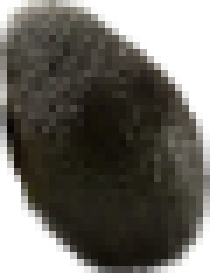
#> input picture computerVision/FridgeDataset/individualItem/Avocado.png, 30 x 39 px (shown 7 times larger); its folder holds only this picture in this run
$ jupyter execute generateFridgePlacement.ipynb   (shell and % lines are left out)
#> lines starting #> are read from the running program, lines starting #| are printed output that depends on the picture
[cell 1]
from PIL import Image
import os
import random

# Set the path to your object images
objects_path = "individualItem"

# Load the object images
object_files = os.listdir(objects_path)
objects = [Image.open(os.path.join(objects_path, f)).convert("RGBA") for f in object_files]

# Set the path to your background image
background_path = "00-EmptyFridge.png"

# Load the background image
background = Image.open(background_path).convert("RGBA")
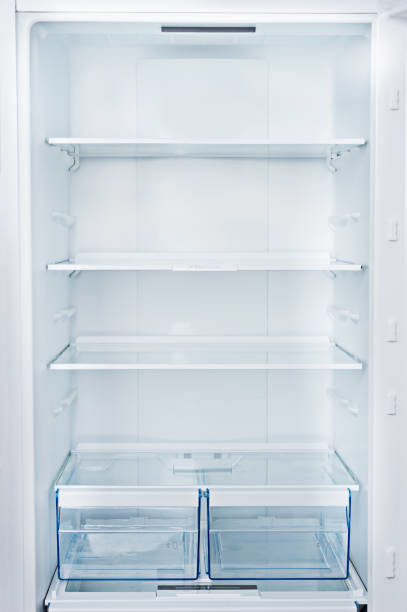
#> input picture computerVision/FridgeDataset/00-EmptyFridge.png, 407 x 612 px

# Set the maximum number of objects to place on the background
max_objects = 10

# Loop through each object image and randomly place it on the background
placed_objects = []
def placeFridgeItems(path, a):
    for i in range(max_objects):
        # Choose a random object image that hasn't already been placed
        available_objects = [o for o in objects if o not in placed_objects]
        if not available_objects:
            break  # if all objects have been placed, stop placing more objects
        object_img = random.choice(available_objects)

        # Get the dimensions of the object image
        object_width, object_height = object_img.size

        # Choose a random location on the background to place the object
        while True:
            x = random.randint(0, background.width - object_width)
            y = random.randint(0, background.height - object_height)

            # Check if the object overlaps with any previously placed object
            object_box = (x, y, x+object_width, y+object_height)
            overlap = False
            for placed_obj_box in map(lambda obj: obj.getbbox(), placed_objects):
                if placed_obj_box and Image.new("RGBA", object_img.size).crop(placed_obj_box).getbbox():
                    if object_box[0] < placed_obj_box[2] and object_box[2] > placed_obj_box[0] \
                            and object_box[1] < placed_obj_box[3] and object_box[3] > placed_obj_box[1]:
                        overlap = True
                        break
            if not overlap:
                break

        # Paste the object on the background
        background.alpha_composite(object_img, (x, y))

        # Add the placed object to the list of placed objects
        placed_objects.append(object_img)

    # Save the modified image in sample fridge, make sure to change the name if it already exists
    background.save(path + "samplefridge" + str(a) + ".png")


path = "sampleFridge/"
#check if the name exists in the path
for a in range(100):
    placeFridgeItems(path, a)
#> this loop made 100 passes
#> pass 1, in placeFridgeItems, `background.save(path + "samplefridge" + str(a) + ".png")`:
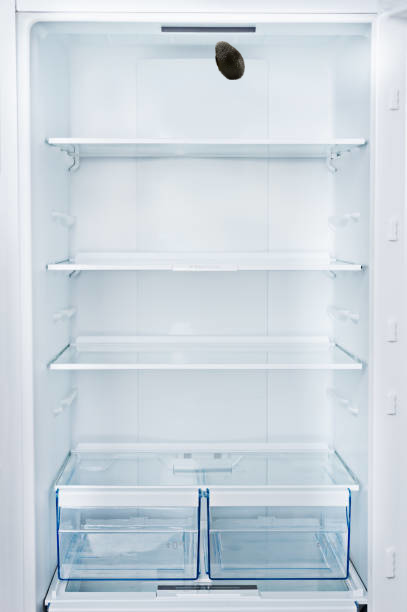
#> saved as samplefridge0.png: PIL image 407x612 RGBA; mean R, G, B, A 204.8, 214.6, 222.6, 255
